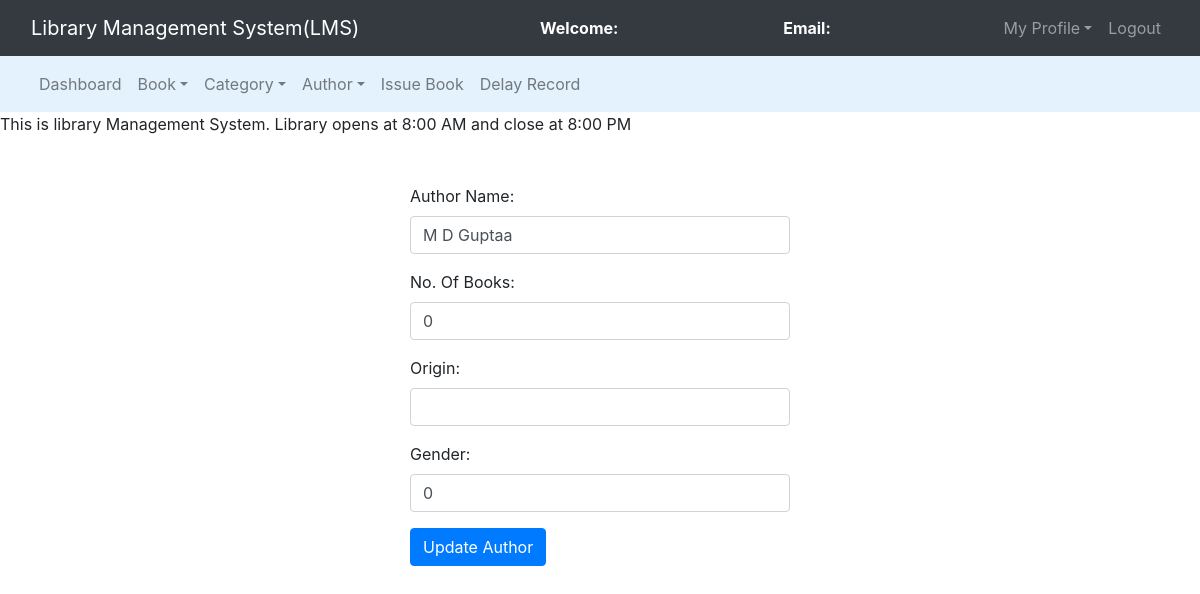
Screenshot of /admin/edit_author.php?aid=102 with the database file from the repository.
### tables this page shows
CREATE TABLE `authors` (
  `author_id` int(11) NOT NULL,
  `author_name` varchar(250) NOT NULL,
  `No_Of_Books` int(11) NOT NULL,
  `Origin` varchar(30) NOT NULL,
  `Gender` char(1) NOT NULL
);

### admin/edit_author.php (the view, shortened to what this page needs)
<?php
	$connection = mysqli_connect("localhost","root","");
	$author_name = "";
	$query = "select * from authors where author_id = $_GET[aid]";
	$query_run = mysqli_query($connection,$query);
	while($row = mysqli_fetch_assoc($query_run)){
		$author_name = $row['author_name'];
		$No_Of_Books = $row['No_Of_Books'];
		$Origin = $row['Origin'];
		$Gender = $row['Gender'];
	}
?>
<!DOCTYPE html>
<html>
<head>
	<link rel="stylesheet" type="text/css" href="../bootstrap-4.4.1/css/bootstrap.min.css">
</head>
<body>
	<nav class="navbar navbar-expand-lg navbar-dark bg-dark">
		<div class="container-fluid">
			<div class="navbar-header">
				<a class="navbar-brand" href="index.php">Library Management System(LMS)</a>
			</div>
			<font style="color: white"><span><strong>Welcome: <?php echo $_SESSION['name'];?></strong></span></font>
			<font style="color: white"><span><strong>Email: <?php echo $_SESSION['email'];?></strong></span></font>
			<ul class="nav navbar-nav navbar-right">
				<li class="nav-item dropdown">
					<a class="nav-link dropdown-toggle" data-toggle="dropdown">My Profile</a>
				</li>
				<li class="nav-item"><a class="nav-link" href="../logout.php">Logout</a></li>
			</ul>
		</div>
	</nav>
<nav class="navbar navbar-expand-lg navbar-light" style="background-color: #e3f2fd">
	<div class="container-fluid">
		<ul class="nav navbar-nav navbar-center">
			<li class="nav-item">
				<a href="admin_dashboard.php" class="nav-link">Dashboard</a>
			</li>
			<li class="nav-item dropdown">
				<a class="nav-link dropdown-toggle" data-toggle="dropdown">Book</a>
			</li>
			<li class="nav-item dropdown">
				<a class="nav-link dropdown-toggle" data-toggle="dropdown">Category</a>
			</li>
			<li class="nav-item dropdown">
				<a class="nav-link dropdown-toggle" data-toggle="dropdown">Author</a>
			</li>
			<li class="nav-item">
				<a href="issue_book.php" class="nav-link">Issue Book</a>
			</li>
			<li class="nav-item">
				<a href="delay_display.php" class="nav-link">Delay Record</a>
			</li>
		</ul>
	</div>
</nav>
	<span><marquee>This is library Management System. Library opens at 8:00 AM and close at 8:00 PM</marquee></span><br><br>
	<div class="row">
		<div class="col-md-4"></div>
		<div class="col-md-4">
			<form action="" method="post">
				<div class="form-group">
					<label>Author Name:</label>
					<input type="text" name="author_name" value="<?php echo $author_name;?>" class="form-control" required="">
				</div>
				<div class="form-group">
					<label>No. Of Books:</label>
					<input type="text" name="No_Of_Books" value="<?php echo $No_Of_Books;?>" class="form-control" required="">
				</div>
				<div class="form-group">
					<label>Origin:</label>
					<input type="text" name="Origin" value="<?php echo $Origin;?>" class="form-control" required="">
				</div>
				<div class="form-group">
					<label>Gender:</label>
					<input type="text" name="Gender" value="<?php echo $Gender;?>" class="form-control" required="">
				</div>
				<button class="btn btn-primary" name="update">Update Author</button>
			</form>
		</div>
		<div class="col-md-4"></div>
	</div>
</body>
</html>

### rows the page displays
authors: author_name "M D Guptaa", No_Of_Books "0", Gender "0"
